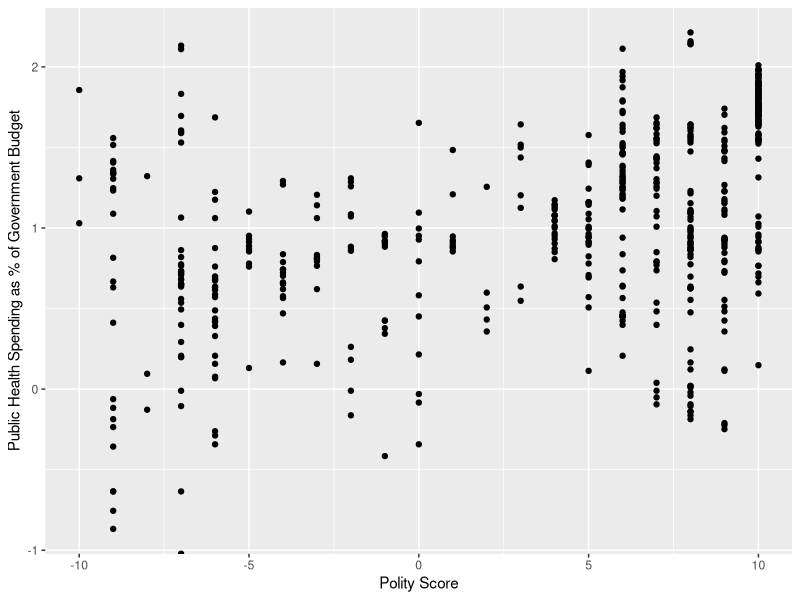
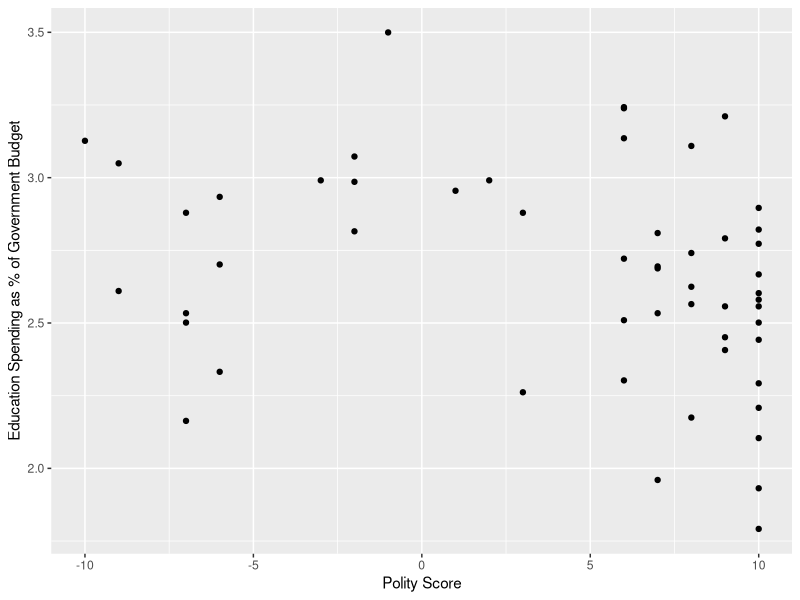

These charts were generated, in order, by the following R code:
## ---- chunk 1
options(width = 100)
knitr::opts_chunk$set(echo = TRUE)
## ---- chunk 2
library(tidyverse)

# Load the data
polity <- read_csv("data/polity.csv")
wb <- read_csv("data/wb.csv")

# Pivot 
## Note: Identify the columns to pivot into long format using `!year`
polity <- pivot_longer(polity,
                       cols = !year,
                       names_to = "country_code",
                       values_to = "polity")
## ---- chunk 3
# inner_join
wb_polity <- inner_join(wb, polity, by = c("country_code", "year"))

nrow(wb_polity)
## ---- chunk 4
# Scatter plot
ggplot(data=wb_polity,
       aes(x = polity, y = log(budget_health))) +
  geom_point() + 
  labs(x = "Polity Score", y = "Public Health Spending as % of Government Budget")
## ---- chunk 5
# Calculate the correlation
cor(wb_polity$budget_health, wb_polity$polity, use = "pairwise")

# or 
wb_polity |> summarize(cor = cor(budget_health, polity, use = "pairwise"))
## ---- chunk 6
# Scatter plot
ggplot(data=wb_polity,
       aes(x = polity, y = log(budget_edu))) +
  geom_point() + 
  labs(x = "Polity Score", y = "Education Spending as % of Government Budget")
## ---- chunk 7
# Calculate the correlation
cor(wb_polity$budget_edu, wb_polity$polity, use = "pairwise")

# or
wb_polity |> summarize(cor = cor(budget_edu, polity, use = "pairwise"))
## ---- chunk 8
my_z <- function(x) {
  z <- (x - mean(x, na.rm = TRUE)) / sd(x, na.rm = TRUE)
  return(z)
}

wb_polity$polity_std <- my_z(wb_polity$polity)

# or in tidyverse

wb_polity <- wb_polity %>%
  mutate(polity_std = my_z(polity))

# check whether the standardized variable has mean 0 and standard deviation 1.
mean(wb_polity$polity_std, na.rm = TRUE)
sd(wb_polity$polity_std, na.rm = TRUE)
## ---- chunk 9
sum(is.na(wb_polity$budget_edu))/nrow(wb_polity)

sum(is.na(wb_polity$budget_health))/nrow(wb_polity)
## ---- chunk 10
wb_polity <- wb_polity |>
  mutate(missing_edu = is.na(budget_edu),
         missing_health = is.na(budget_health))

cor(wb_polity$missing_edu, wb_polity$polity, use = "pairwise")
cor(wb_polity$missing_health, wb_polity$polity, use = "pairwise")
